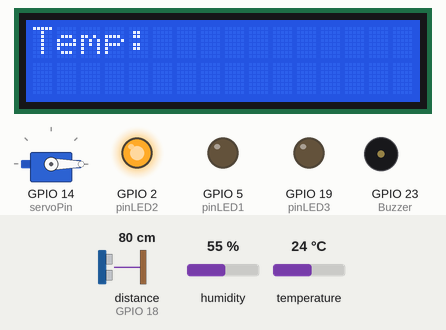
This sketch was run on a simulated ESP32. On the bench: 16×2 character LCD, servo, output pins drawn as LEDs (lit = HIGH), buzzer (waves = sounding, pin HIGH). The test bench sets the inputs (shaded band); at power-on: temperature 24 °C, distance to the obstacle (sensor on GPIO 18) 80 cm, humidity 55 %. The echo pulse lasts 58.3 µs per cm; WiFi joins after 1.5 s; servers stay silent unless stated; uploads are accepted with an empty reply; what the sketch prints to the serial monitor is not drawn.

Above: at 5.3 s.
5.4 s: temperature set to 29.2 °C
At 11.7 s:
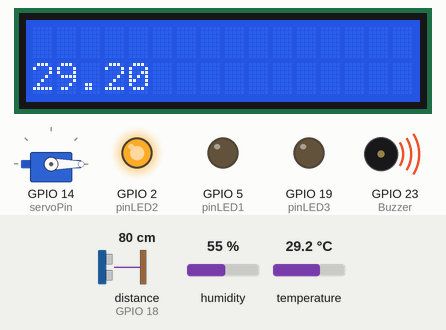
16.7 s: temperature set to 30.5 °C
At 22.9 s:
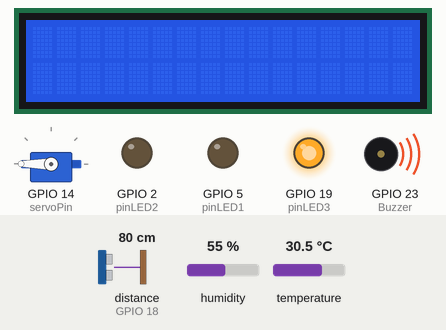
27.3 s: distance to the obstacle (sensor on GPIO 18) set to 7 cm
33.9 s: distance to the obstacle (sensor on GPIO 18) set to 4 cm
At 39.6 s:
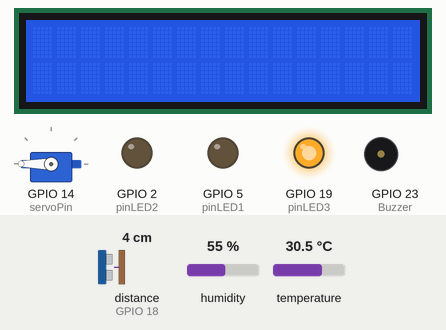
47.3 s: temperature set to 12 °C
At 54.8 s:
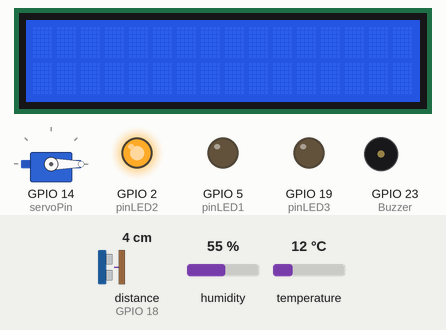
Timing chart, 0 to 55.7 s (numbered marks = the images above; inputs shaded):
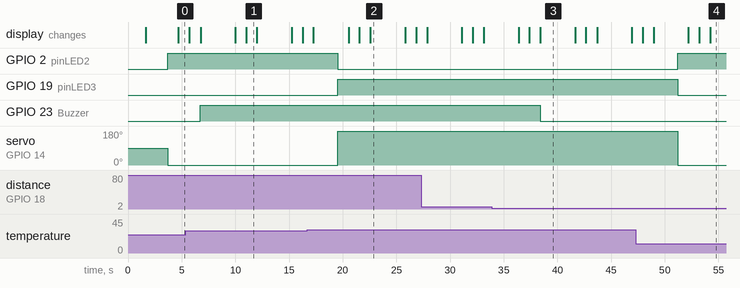

Measured:
- the behaviour switches between 30 and 30.1 °C on temperature (found by bisection; images 1 and 2)
- the behaviour switches between 6 and 5 cm on distance to the obstacle (sensor on GPIO 18) (found by bisection; images 2 and 3)
- after the input at 16.7 s, GPIO 2 (pinLED2): HIGH → LOW after 2.8 s; GPIO 19 (pinLED3): LOW → HIGH after 2.8 s; servo on GPIO 14 (servoPin): 0° → 180° after 2.8 s
- after the input at 33.9 s, GPIO 23 (Buzzer): HIGH → LOW after 4.5 s
- after the input at 47.3 s, GPIO 2 (pinLED2): LOW → HIGH after 3.9 s; GPIO 19 (pinLED3): HIGH → LOW after 3.9 s; servo on GPIO 14 (servoPin): 180° → 0° after 3.9 s
- what the display in image 1 shows lasts 1.0 s, from 11.0 s to 12.0 s
- what the display in image 2 shows lasts 3.2 s, from 22.6 s to 25.8 s

The sketch:

_ProgettoFinaleArduinoIDE.ino
```cpp
//COMINCIAMO CON L'INCLUDERE TUTTE LE LIBRERIE CHE ADNREMO A SFRUTTARE DURANTE TUTTO IL PROGRAMMA
//ANDREMO ANCHE A DICHIARARE TUTTE LE VARIABILI CON IL NUMERO DI PIN CHE SONO ATTACCATI SULLA ESP32 E ANCHE VARIABILI NORMALI CHE CI SERVIRANNO
#include <WiFi.h>
#include <HTTPClient.h>

const char* ssid = "OnePlus Nord 3 5G";
const char* password = "u3z3r8fb";

const char* serverName = "http://192.168.29.103/insert_temperature.php";

unsigned long lastTime = 0;
unsigned long timerDelay = 5000;


#include "DHT.h"
#define DHTPIN 15

#define DHTTYPE DHT22


const int pinLED1 = 5;
const int pinLED2 = 2;
const int pinLED3 = 19;

#include <ESP32Servo.h>
Servo myservo;
int posVal=0;
int servoPin = 14;


#include <LiquidCrystal_I2C.h>
int lcdColumns = 16;
int lcdRows = 2;
LiquidCrystal_I2C lcd(0x27, lcdColumns, lcdRows);


DHT dht(DHTPIN, DHTTYPE);

const int trigPin = 5;
const int echoPin = 18;
#define SOUND_SPEED 0.034
#define CM_TO_INCH 0.393701
long duration;
float livelloacqua;
float distanceInch;

#define Buzzer 23

//NELLA FASE DI SETUP ANDIAMO AD INIZIALIZZARE TUTTI I SENSORI CHE UTILIZZEREMO, E ANDREMO A FAR CONNETTERE LA ESP32 CON UNA RETE WIFI

void setup() {
  Serial.begin(9600);
  Serial.println(F("DHTxx test!"));

  WiFi.begin(ssid,password);
  Serial.println("Connecting");
  while(WiFi.status() != WL_CONNECTED){
    delay(500);
    Serial.print(".");
  }
  Serial.println("");
  Serial.print("Connected to WiFi network with IP Address: ");
  Serial.println(WiFi.localIP());

  Serial.println("Timer set to 5 seconds (timerDelay variable), it will take 5 seconds before publishing the first reading");

  dht.begin();

  pinMode (pinLED1, OUTPUT);
  pinMode (pinLED2, OUTPUT);
  pinMode (pinLED3, OUTPUT);


  lcd.init();
  lcd.backlight();

  myservo.setPeriodHertz(50);
  myservo.attach(servoPin,500,2500);

  pinMode(trigPin, OUTPUT); // Sets the trigPin as an Output
  pinMode(echoPin, INPUT); // Sets the echoPin as an Input

  pinMode(Buzzer, OUTPUT);

}

void loop() {
  delay(2000);

  //INIZIALIZZIAMO UNA VARIABILE LEDSTATE CHE VARIERA' IN BASE ALL'ACCENSIONE DEL LED ON(1)-OFF(0)
  float ledstate = 0;

  //DICHIARIAMO VARIABILI CHE LEGGERENNO E CONTERRANNO I VALORI DI TEMPERATURA E DI UMIDITA' CHE ANDREMO A LEGGERE
  float h = dht.readHumidity();
  float temperatura = dht.readTemperature();
  float f = dht.readTemperature(true);

  if (isnan(h) || isnan(temperatura) || isnan(f)) {
    Serial.println(F("Failed to read from DHT sensor!"));
    return;
  }

  float hif = dht.computeHeatIndex(f, h);
  float hic = dht.computeHeatIndex(temperatura, h, false);

  //STAMPIAMO TUTTI I VALORI CHE CI SIAMO ANDATI A RICAVARE PRECEDENTEMENTE
  Serial.print(F("Humidity: "));
  Serial.print(h);
  Serial.print(F("%  Temperature: "));
  Serial.print(temperatura);
  Serial.print(F("°C "));
  Serial.print(f);
  Serial.print(F("°F  Heat index: "));
  Serial.print(hic);
  Serial.print(F("°C "));
  Serial.print(hif);
  Serial.println(F("°F"));


  //QUI INIZIANO I CONTROLLI E COMINCIAMO A VEDERE SE LA TEMPERATURA E' MAGGIORE O MINORE DI UNA CERTA SOGLIA
  //SE MINORE ANDREMO AD ACCENDERE IL LED2 ALTRIMENTI ANDRA' SPENTO, INVECE, SE MAGGIORE IL LED1 VERRA' ACCESO
  //E IL SERVO SI IMPOSTERA' AD ON (180 GRADI) E LO STATO DEL LED A ON(1) ALTRIMENTI IMPOSTI IL LED AD OFF(0)
  //POSI SI FA UN ULTERIORE CONTROLLO PER VEDERE SE LA TEMPERATURA E' SOTTO UNA SOGLIA E IMPOSTA NEL CASO IN
  //CUI IL SERVO FOSSE AD ON (180 GRADI) LA IMPOSTA AD OFF(0 GRADI)
  if(temperatura<=30){
    digitalWrite (pinLED2, HIGH);
  }else{
    digitalWrite (pinLED2, LOW);
  }

  if(temperatura>30){
      digitalWrite (pinLED3, HIGH);
      ledstate = 1;

      myservo.write(180);
      delay(1000);
  }else{
    digitalWrite (pinLED3, LOW);
    ledstate = 0;
  }

  if(temperatura<=30){
     myservo.write(0);
     delay(1000);
  }

  //QUI ANDIAMO AD UTILIZZARE LA VARIABILE DELLA TEMPERATURA PRECEDENTEMENTE RICAVATA
  //E ANDIAMO A STAMPARLA SUL NOSTRO LCD CHE VISUALIZZA LA TEMPERATURA
  lcd.setCursor(0, 0);
  lcd.print("Temp: ");
  delay(1000);
  lcd.clear();
  lcd.setCursor(0,1);
  lcd.print(temperatura);
  delay(1000);
  lcd.clear();


  //ANDIAMO A FARE TUTTI I PROCESSI PER LA LETTURA DELLA DISTANZA E LA SALVIAMO NELLA VARIABILE LIVELLOACQUA
  //AVREMO IL VALORE DELLA DISTANZA IN CENTIMETRI
  digitalWrite(trigPin, LOW);
  delayMicroseconds(2);
  digitalWrite(trigPin, HIGH);
  delayMicroseconds(10);
  digitalWrite(trigPin, LOW);
  duration = pulseIn(echoPin, HIGH);
  livelloacqua = duration * SOUND_SPEED/2;
  distanceInch = livelloacqua * CM_TO_INCH;
  Serial.print("Distance (cm): ");
  Serial.println(livelloacqua);
  Serial.print("Distance (inch): ");
  Serial.println(distanceInch);

  //ANDREMO QUINDI A FARE UN CONTROLLO E VEDIAMO SE LA DISTANZA DEL SENSORE DALL'ACQUA NON AUMENTA
  //POICHE' SE LO FA VUOL DIRE CHE C'E' UNA PERDITA DI LIQUINDI E QUINDI IL BUZZER SUONERA'
  if(livelloacqua>5){
    digitalWrite(Buzzer, HIGH);
  }else{
    digitalWrite(Buzzer, LOW);
  }


  //NELL'ULITMO PASSAGGIO ANDIAMO A PASSARE I DATI. ANDIAMO A CREARE UNA HTTPREQUESTDATA CHE CONTERRA' TUTTI
  //GLI ELEMENTI CHE VOGLIAMO PASSARE ALL'PHP SUL NOSTRO SERVER PRIVATO.
  //ANDIAMO A CREARE UNA CONNESSIONE TRA
  if((millis() - lastTime) > timerDelay){
    if(WiFi.status()==WL_CONNECTED){
      // Creazione di un client WiFi per la connessione
      WiFiClient client;
      // Creazione di un oggetto HTTPClient per gestire le richieste HTTP
      HTTPClient http;

      // Inizializzazione della richiesta HTTP al server specificato in 'serverName'
      http.begin(client,serverName);

      http.addHeader("Content-Type","application/x-www-form-urlencoded");

      // Creazione della stringa di dati da inviare nella richiesta POST
      String httpRequestData = "temperatura=" + String(temperatura) + "&ledstate=" + String(ledstate) + "&livelloacqua=" +String(livelloacqua);

      // Invia la richiesta POST con i dati al server e memorizza il codice di risposta HTTP
      Serial.println(httpRequestData);
      int httpResponseCode = http.POST(httpRequestData);

      // Stampa del codice di risposta HTTP
      Serial.print("HTTP Response code: ");
      Serial.println(httpResponseCode);

      // Chiude la connessione HTTP
      http.end();

    }else{
      Serial.println("WiFi Disconnected");
    }
    lastTime = millis();
  }
}
```
